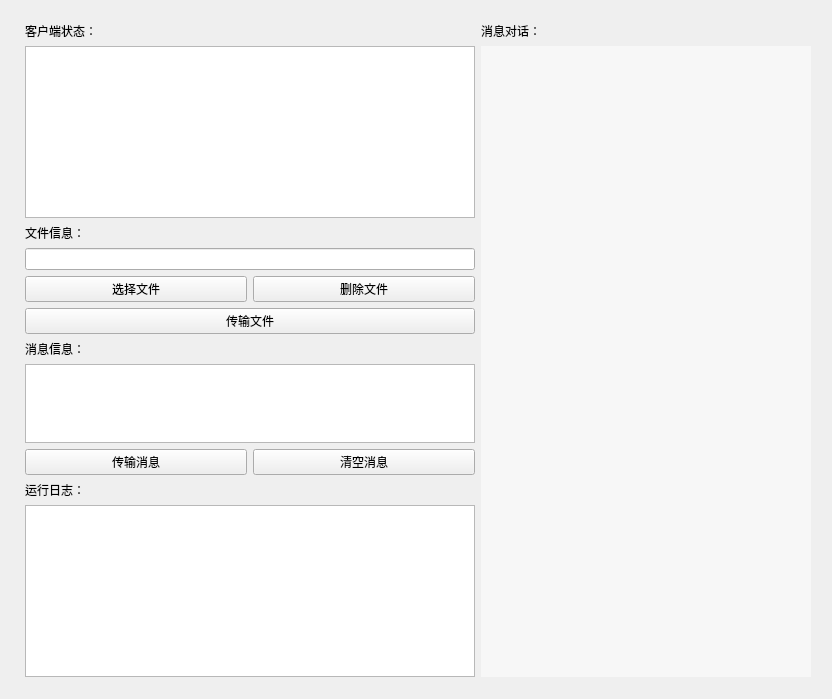
<?xml version="1.0" encoding="UTF-8"?>
<ui version="4.0">
 <class>Widget</class>
 <widget class="QWidget" name="Widget">
  <property name="geometry">
   <rect>
    <x>0</x>
    <y>0</y>
    <width>832</width>
    <height>699</height>
   </rect>
  </property>
  <property name="windowTitle">
   <string>Widget</string>
  </property>
  <widget class="QWidget" name="layoutWidget">
   <property name="geometry">
    <rect>
     <x>14</x>
     <y>11</y>
     <width>808</width>
     <height>677</height>
    </rect>
   </property>
   <layout class="QGridLayout" name="gridLayout">
    <item row="0" column="0">
     <layout class="QVBoxLayout" name="verticalLayout_2">
      <item>
       <widget class="QLabel" name="label_5">
        <property name="sizePolicy">
         <sizepolicy hsizetype="Minimum" vsizetype="Fixed">
          <horstretch>0</horstretch>
          <verstretch>0</verstretch>
         </sizepolicy>
        </property>
        <property name="text">
         <string>客户端状态：</string>
        </property>
       </widget>
      </item>
      <item>
       <widget class="QListWidget" name="clientListWidget"/>
      </item>
      <item>
       <widget class="QLabel" name="label_4">
        <property name="sizePolicy">
         <sizepolicy hsizetype="Minimum" vsizetype="Fixed">
          <horstretch>0</horstretch>
          <verstretch>0</verstretch>
         </sizepolicy>
        </property>
        <property name="text">
         <string>文件信息：</string>
        </property>
       </widget>
      </item>
      <item>
       <widget class="QLineEdit" name="lineEdit"/>
      </item>
      <item>
       <layout class="QVBoxLayout" name="verticalLayout">
        <item>
         <layout class="QHBoxLayout" name="horizontalLayout_4">
          <item>
           <widget class="QPushButton" name="AddFilePB">
            <property name="text">
             <string>选择文件</string>
            </property>
           </widget>
          </item>
          <item>
           <widget class="QPushButton" name="DelFilePB">
            <property name="text">
             <string>删除文件</string>
            </property>
           </widget>
          </item>
         </layout>
        </item>
       </layout>
      </item>
      <item>
       <widget class="QPushButton" name="pushButton">
        <property name="text">
         <string>传输文件</string>
        </property>
       </widget>
      </item>
      <item>
       <widget class="QLabel" name="label_7">
        <property name="text">
         <string>消息信息：</string>
        </property>
       </widget>
      </item>
      <item>
       <widget class="QTextEdit" name="textEdit_2">
        <property name="maximumSize">
         <size>
          <width>16777215</width>
          <height>100</height>
         </size>
        </property>
       </widget>
      </item>
      <item>
       <layout class="QHBoxLayout" name="horizontalLayout">
        <item>
         <widget class="QPushButton" name="InfoPushButton">
          <property name="text">
           <string>传输消息</string>
          </property>
         </widget>
        </item>
        <item>
         <widget class="QPushButton" name="DelInfoPB">
          <property name="text">
           <string>清空消息</string>
          </property>
         </widget>
        </item>
       </layout>
      </item>
      <item>
       <widget class="QLabel" name="label_9">
        <property name="text">
         <string>运行日志：</string>
        </property>
       </widget>
      </item>
      <item>
       <widget class="QTextEdit" name="textEdit"/>
      </item>
     </layout>
    </item>
    <item row="0" column="1">
     <layout class="QVBoxLayout" name="verticalLayout_3">
      <item>
       <widget class="QLabel" name="label_11">
        <property name="text">
         <string>消息对话：</string>
        </property>
       </widget>
      </item>
      <item>
       <widget class="QListWidget" name="listWidget">
        <property name="minimumSize">
         <size>
          <width>330</width>
          <height>0</height>
         </size>
        </property>
        <property name="maximumSize">
         <size>
          <width>330</width>
          <height>16777215</height>
         </size>
        </property>
        <property name="styleSheet">
         <string notr="true">QListWidget{background-color: rgb(247, 247, 247); color:rgb(51,51,51); border: 1px solid  rgb(247, 247, 247);outline:0px;}
QListWidget::Item{background-color: rgb(247, 247, 247);}
QListWidget::Item:hover{background-color: rgb(247, 247, 247); }
QListWidget::item:selected{
	background-color: rgb(247, 247, 247);
	color:black; 
    border: 1px solid  rgb(247, 247, 247);
}
QListWidget::item:selected:!active{border: 1px solid  rgb(247, 247, 247); background-color: rgb(247, 247, 247); color:rgb(51,51,51); } </string>
        </property>
       </widget>
      </item>
     </layout>
    </item>
   </layout>
  </widget>
 </widget>
 <layoutdefault spacing="6" margin="11"/>
 <resources/>
 <connections/>
</ui>
